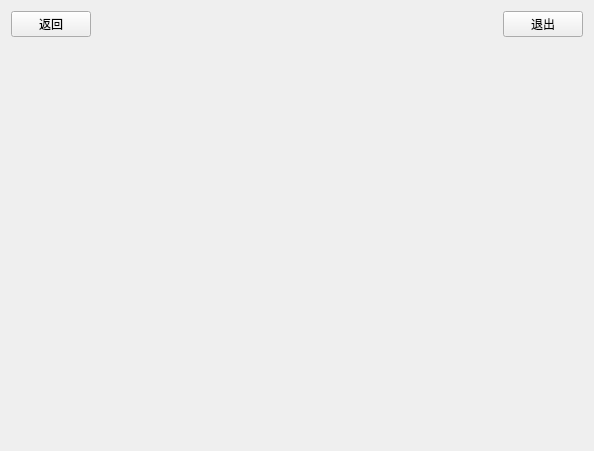
<?xml version="1.0" encoding="UTF-8"?>
<ui version="4.0">
 <class>MasterView</class>
 <widget class="QWidget" name="MasterView">
  <property name="geometry">
   <rect>
    <x>0</x>
    <y>0</y>
    <width>594</width>
    <height>451</height>
   </rect>
  </property>
  <property name="windowTitle">
   <string>MasterView</string>
  </property>
  <layout class="QVBoxLayout" name="verticalLayout">
   <item>
    <layout class="QHBoxLayout" name="horizontalLayout">
     <item>
      <widget class="QPushButton" name="btBack">
       <property name="text">
        <string>返回</string>
       </property>
      </widget>
     </item>
     <item>
      <spacer name="horizontalSpacer">
       <property name="orientation">
        <enum>Qt::Orientation::Horizontal</enum>
       </property>
       <property name="sizeHint" stdset="0">
        <size>
         <width>40</width>
         <height>20</height>
        </size>
       </property>
      </spacer>
     </item>
     <item>
      <widget class="QLabel" name="labelTitle">
       <property name="text">
        <string/>
       </property>
      </widget>
     </item>
     <item>
      <spacer name="horizontalSpacer_2">
       <property name="orientation">
        <enum>Qt::Orientation::Horizontal</enum>
       </property>
       <property name="sizeHint" stdset="0">
        <size>
         <width>40</width>
         <height>20</height>
        </size>
       </property>
      </spacer>
     </item>
     <item>
      <widget class="QPushButton" name="btLogout">
       <property name="text">
        <string>退出</string>
       </property>
      </widget>
     </item>
    </layout>
   </item>
   <item>
    <widget class="QStackedWidget" name="stackedWidget"/>
   </item>
  </layout>
 </widget>
 <resources/>
 <connections/>
</ui>
